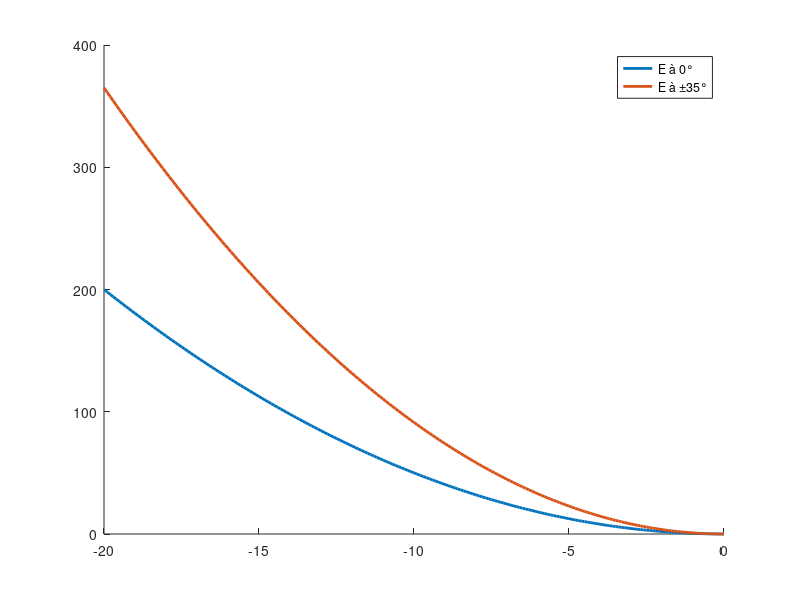

MATLAB code for this plot: (Note: this script raises an error after producing the figure.)
% alunagem
clear all;
close all;
clc;
%% dados de entrada
% tracao do jato
E = 2.5;
% gravidade lunar
g = -1.5;
% massa do veiculo espacial
M = 1;
% condicoes de velocidade inicial para o grafico
v0 = [-20:0.1:0];
% valores de theta(inclinacao da propulsao) possíveis
theta = deg2rad([0 35]);
% vetore com as aceleracoes permitidas dado os angulos theta
a = E*cos(theta)/M+g;

% condicoes de pouso suave
v_f = 0;
y_f = 0;

% condicoes inicias de velocidade e altura
v_0 = -14;
y_0 = 150;


%% curvas de pouso suave
% torricelli com condiçoes finais zeros e jato a 0 graus
y0(:,1) = v0.^2/(2*a(1));
% torricellli com condições finais zeros e jato a 35 graus
y0(:,2) = v0.^2/(2*a(2));

% figura com condicoes de pouso suave
figure();
hold on;

% plot das curvas de pouso suave
plot(v0,y0,'Linewidth', 2)
leg = legend({'E à 0°','E à \pm35°'});
leg = leg.String;

%% condicoes iniciais do problema
%plot das condicoes inicias
scatter(v_0,y_0,'filled','Linewidth', 2, 'MarkerEdgeColor','k');
leg = [leg,'cond. iniciais (v_0=-14m/s; y_0=150m)'];
legend(leg);

%% condicao de chavemento queda-livre -> 0°
% aceleracao antes do chaveamento
a1 = g;
% aceleracao depois do chaveamento
a2 =  E*cos(deg2rad(0))/M+g;

% calcula o ponto de chaveamento
vals = [v_0, y_0, v_f, y_f, a1, a2];
[y_1, v_1, ltx] = ptoChaveamento(vals);

% plota o pronto de chaveamento
scatter(v_1(1),y_1(1),'filled','Linewidth', 2, 'MarkerEdgeColor','k');
leg = [leg,'queda-livre -> 0°'];

%% condicao de chavemento 0° -> 35°
% aceleracao antes do chaveamento
a1 =  E*cos(deg2rad(0))/M+g;
% aceleracao depois do chaveamento
a2 = E*cos(deg2rad(35))/M+g;

% calcula o ponto de chaveamento
vals = [v_0, y_0, v_f, y_f, a1, a2];
[y_2, v_2, ltx] = ptoChaveamento(vals);

% plota ponto de chaveamento
scatter(v_2(1),y_2(1),'filled','Linewidth', 2, 'MarkerEdgeColor','k');
leg = [leg,'0° -> 35°'];

%% condicao de chavemento 35° -> 0°
% aceleracao antes do chaveamento
a1 = E*cos(deg2rad(35))/M+g;
% aceleracao depois do chaveamento
a2 =  E*cos(deg2rad(0))/M+g;

% calcula o ponto de chaveamento
vals = [v_0, y_0, v_f, y_f, a1, a2];

% plota ponto de chaveamento
[y_3, v_3, ltx] = ptoChaveamento(vals);
scatter(v_3(1),y_3(1),'filled','Linewidth', 2, 'MarkerEdgeColor','k');
leg = [leg,'35° -> 0°'];

%% area de pouso possível
hf = fill_between(v0,y0(:,1),y0(:,2));
hf.FaceColor = [203 255 164]/255;
zero = zeros(length(y0(:,1)),1);

%% area de colisao
hf = fill_between(v0,zero,y0(:,2));
hf.FaceColor = [255 164 164]/255;

%% area de nao retorno porem pouco possível
ums = ones(length(y0(:,1)),1);
hf = fill_between(v0,y0(:,1),400*ums);
hf.FaceColor = [194 200 255]/255;

leg = ['pouso com queda livre inicial', 'colisão','pouso com acionamento inicial',leg];
legend(leg);
xlabel('v_0');
ylabel('y_0');

%% tebela com pontos de chaveamento
T = table({'queda livre';'colisão';'colisão'}, ...
    { ['(',num2str(v_1(1)),'m/s; ',num2str(y_1(1)),'m)']; 'não pousa' ; ['(',num2str(v_3(1)),'m/s; ',num2str(y_3(1)),'m)'] },...
    { 'colisão'; ['(',num2str(v_2(1)),'m/s; ',num2str(y_2(1)),'m)']; 'colisão' });
T.Properties.VariableNames = {'zero' 'Ecos0' 'Ecos35'};
T.Properties.RowNames = {'zero' 'Ecos0' 'Ecos35'};
writetable(T);
disp('Pontos de chaveamento:');
disp(T);


%% calculo do tempo até o primeiro chaveamento
a1 =  E*cos(deg2rad(0))/M+g;
a2 = E*cos(deg2rad(35))/M+g;

t(1) = (v_1(1) -v_0)/g;
t(2) = (v_2(1) -v_0)/a1;
t(3) = (v_3(1) -v_0)/a2;

%% tabelo com tempos ate primeiro chaveamento
T_t = table({'queda livre';'colisão';'colisão'}, ...
    { [num2str(t(1)),'s']; 'não pousa' ; [num2str(t(3)),'s'] },...
    { 'colisão'; [num2str(t(2)),'s']; 'colisão' });
T_t.Properties.VariableNames = {'zero'  'Ecos0' 'Ecos35'};
T_t.Properties.RowNames = {'zero'  'Ecos0' 'Ecos35'};
writetable(T_t);
disp('Tempos até o primeiro chaveamento:');
disp(T_t);

%% calculo do tempo desde o chaveamento até o pouso
t_2(1) = (0 - v_1(1))/a1;
t_2(2) = (0 - v_2(1))/a2;
t_2(3) = (0 - v_3(1))/a1;

T_t_2 = table({'queda livre';'colisão';'colisão'}, ...
    { [num2str(t_2(1)),'s']; 'não pousa' ; [num2str(t_2(3)),'s'] },...
    { 'colisão'; [num2str(t_2(2)),'s']; 'colisão' });
T_t_2.Properties.VariableNames = {'zero'  'Ecos0' 'Ecos35'};
T_t_2.Properties.RowNames = {'zero'  'Ecos0' 'Ecos35'};
writetable(T_t_2);


%% calculo do tempo total até o pouso
t_t(1) = t(1) + t_2(1);
t_t(2) = t(2) + t_2(2);
t_t(3) = t(3) + t_2(3);

T_t_t = table({'queda livre';'colisão';'colisão'}, ...
    { [num2str(t_t(1)),'s']; 'não pousa' ; [num2str(t_t(3)),'s'] },...
    { 'colisão'; [num2str(t_t(2)),'s']; 'colisão' });
T_t_t.Properties.VariableNames = {'zero'  'Ecos0' 'Ecos35'};
T_t_t.Properties.RowNames = {'zero'  'Ecos0' 'Ecos35'};
writetable(T_t_t);
disp('Tempo total até o pouso:');
disp(T_t_t);

%% plot das trajetórias
figure();
hold on;
grid minor;
leg = {};

%% pontos de chaveamento
scatter(v_0,y_0,'filled','Linewidth', 2, 'MarkerEdgeColor','k');
scatter(v_1(1),y_1(1),'filled','Linewidth', 2, 'MarkerEdgeColor','k');
scatter(v_2(1),y_2(1),'filled','Linewidth', 2, 'MarkerEdgeColor','k');
scatter(v_3(1),y_3(1),'filled','Linewidth', 2, 'MarkerEdgeColor','k');
plot(v0,y0,'Linewidth', 0.1)

%% trajetoria em queda livre a partir da posicao inicia
traj = trajetoria(g, v_0, y_0, t(1));
plot(traj.v, traj.y, 'Linewidth', 2, 'LineStyle', '-.', 'Color','g');

%% trajetoria com acionamento a 0 graus apos queda livre
traj = trajetoria(a1, v_1(1), y_1(1), t_2(1));
ln1 = plot(traj.v, traj.y, 'Linewidth', 2, 'LineStyle', '-.', 'Color','g');

%% trajetoria com acionamento a 0 graus a partir da posição inicial
traj = trajetoria(a1, v_0, y_0, t(2));
plot(traj.v, traj.y, 'Linewidth', 2, 'LineStyle', '-.', 'Color','m');

%% trajetoria com acionamento a 35 graus apos jato a 0 graus
traj = trajetoria(a2, v_2(1), y_2(1), t_2(2));
ln2 = plot(traj.v, traj.y, 'Linewidth', 2, 'LineStyle', '-.', 'Color','m');

%% trajetoria com acionamento a 35 graus a partir da posição inicial
traj = trajetoria(a2, v_0, y_0, t(3));
plot(traj.v, traj.y, 'Linewidth', 2, 'LineStyle', '-.', 'Color','b');

%% trajetoria com acionamento a 0 graus apos jato a 35 graus
traj = trajetoria(a1, v_3(1), y_3(1), t_2(3));
ln3 = plot(traj.v, traj.y, 'Linewidth', 2, 'LineStyle', '-.', 'Color','b');


lines = [ln1 ln2 ln3];
legds = {'1.3832s + 16.0748s = 17.458s',...
        '2.7738s + 20.4902s = 23.264s',...
        '10.2852s + 8.365s = 18.6501s'};
    
legend(lines, legds);
xlabel('v_0');
ylabel('y_0');


%% Estrat�gia 3 - Propulsor a 35� + Propulsor a -35� + Propulsor a 0� (garante pouso suave em x e y)
m = M;
theta = 35*pi/180;
y_inicial = 150;
y_linha_inicial = -14;
x_inicial = 0;
x_linha_inicial = 0;

y_1 = ((y_linha_inicial^2) - (2*((E*cos(theta)/m) + g)*y_inicial))/(2*(E/m)*(1 - cos(theta)));
passo = floor((y_inicial-y_1)/0.001);
passo_1 = floor(y_1/0.001);

for i = 1:(passo+1)
    y(i) = y_inicial - (0.001*(i-1));
    y_linha1(i) = -sqrt(((y_linha_inicial)^2) + (2*((E*cos(theta)/m) + g)*(y(i) - y_inicial)));
    x_linha1(i) = x_linha_inicial + ((y_linha1(i) - y_linha_inicial)*(E*sin(theta)/m)/((E*cos(theta)/m) + g));
end

for i = (passo+1):(passo + passo_1 + 2)
    y(i) = y_inicial - (0.001*(i-1));
    y_linha1(i) = -sqrt(((y_linha1(passo + 1))^2) + (2*((E/m) + g)*(y(i) - y(passo + 1))));
    x_linha1(i) = x_linha1(passo+1) + ((y_linha1(i) - y_linha1(passo+1))*(E*sin(0)/m)/((E*cos(0)/m) + g));
end

figure();
hold on;
plot(x_linha1,y,'Linewidth', 2, 'LineStyle', '-.', 'Color','b')
grid minor;
ylabel('y [m]')
xlabel('v_x[m/s]')

y_2 = y_1;
v_1 = (y_linha_inicial + y_linha1(passo + 1))/2;
y_1 = (-(y_linha_inicial^2) + ((v_1)^2) + (2*((E*cos(theta)/m) + g)*y_inicial))/(2*((E*cos(theta)/m) + g));

clear y
clear y_linha1

passo1 = floor((y_inicial - y_1)/0.001);
passo2 = floor((y_1 - y_2)/0.001);
passo3 = floor(y_2/0.001);

for i = 1:(passo1+1)
    y(i) = y_inicial - (0.001*(i-1));
    y_linha1(i) = -sqrt(((y_linha_inicial)^2) + (2*((E*cos(theta)/m) + g)*(y(i) - y_inicial)));
    x_linha1(i) = x_linha_inicial + (((y_linha1(i) - y_linha_inicial)*(E*sin(theta)/m))/((E*cos(theta)/m) + g));
end

for i = (passo1 + 1):(passo1 + passo2 + 2)
    y(i) = y_inicial - (0.001*(i-1));
    y_linha1(i) = -sqrt(((y_linha1(passo1 + 1))^2) + (2*((E*cos(-theta)/m) + g)*(y(i) - y(passo1 + 1))));
    x_linha1(i) = x_linha1(passo1 + 1) + ((y_linha1(i) - y_linha1(passo1 + 1))*(E*sin(-theta)/m)/((E*cos(-theta)/m) + g));
end

for i = (passo1 + passo2 + 2):(passo1 + passo2 + passo3 + 3)
    y(i) = y_inicial - (0.001*(i-1));
    y_linha1(i) = -sqrt(((y_linha1(passo1 + passo2 + 2))^2) + (2*((E/m) + g)*(y(i) - y(passo1 + passo2 + 2))));
    x_linha1(i) = x_linha1(passo1 + passo2 + 2) + ((y_linha1(i) - y_linha1(passo1 + passo2 + 2))*(E*sin(0)/m)/((E*cos(0)/m) + g));
end

figure();
hold on;
plot(x_linha1,y,'Linewidth', 2, 'LineStyle', '-.', 'Color','b')
grid minor;
ylabel('y [m]')
xlabel('v_x [m/s]')

